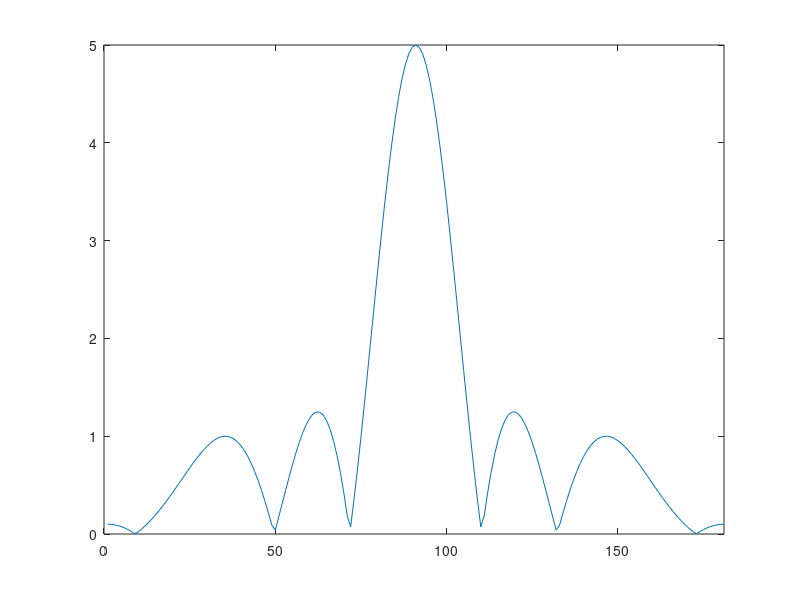

Recreate this plot in MATLAB.
clear all;

% step = 1/32000;           
% time_axis = (0:step:0.1-step)'; 
% f = 1000;
% wave = sin(2*pi*f*time_axis);
% figure(1);
% plot(time_axis,wave);
% xlabel("Time");
% ylabel("Amplitude");
% title("Sin wave");
% grid on;
% xlim([0 0.01]);
% ylim([-2 2]);

L = 0.5;
N = 5;
%d = L/N;
d = 0.2;
c = 330;
f = 1000;

factor = (2*pi*f)/c;

sigma_top = (N-1)/2;
sigma_bot = -sigma_top;
range = (sigma_bot:1:sigma_top);

phi = (0:1:180);
sum = zeros(1,length(phi));

for n = sigma_bot:sigma_top
    wave = exp(j * factor * n * d * cosd(phi));
    sum = sum + wave;
end

figure(2)
plot(abs(sum));
xlim([0 181])